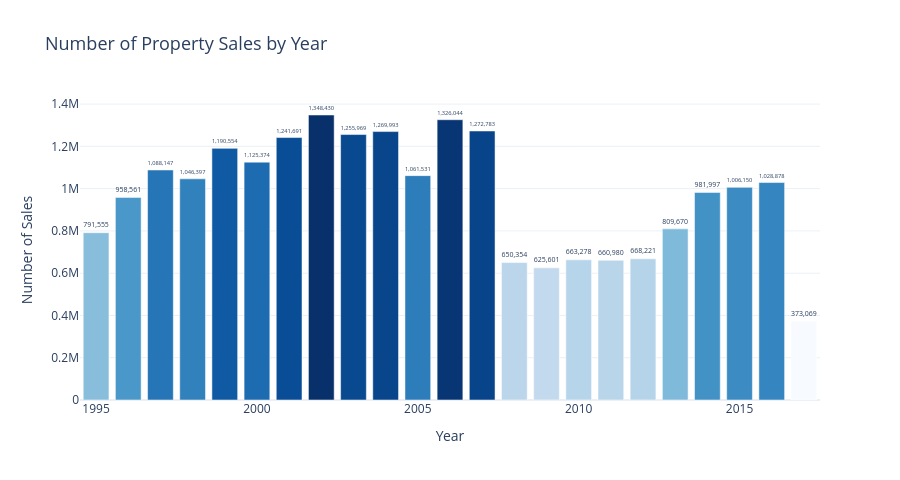

Notebook source saved alongside this figure:
### Code cell
sales_by_year = (newdf.groupby('year')
                   .size()
                   .reset_index(name='sales_count'))

fig = px.bar(
    sales_by_year,
    x='year',
    y='sales_count',
    title='Number of Property Sales by Year',
    labels={'year': 'Year', 'sales_count': 'Number of Sales'},
    color='sales_count',
    color_continuous_scale='Blues',
    text='sales_count'
)

fig.update_traces(
    texttemplate='%{text:,.0f}',
    textposition='outside',
    hovertemplate='Year: %{x}<br>Sales: %{y:,.0f}<extra></extra>'
)

fig.update_layout(
    height=480,
    template='plotly_white',
    coloraxis_showscale=False,
    title_font_size=18
)

fig.show()

### Figure 1 — Plotly figure (JSON) as saved in the notebook; plotly's stock layout.template omitted (floating-point values rounded to 4 significant figures)
{"data": [{"alignmentgroup": "True", "hovertemplate": "Year: %{x}<br>Sales: %{y:,.0f}<extra></extra>", "legendgroup": "", "marker": {"color": [791555, 958561, 1088147, 1046397, 1190554, 1125374, 1241691, 1348430, 1255969, 1269993, 1061531, 1326044, 1272783, 650354, 625601, 663278, 660980, 668221, 809670, 981997, 1006150, 1028878, 373069], "coloraxis": "coloraxis", "pattern": {"shape": ""}}, "name": "", "offsetgroup": "", "orientation": "v", "showlegend": false, "text": [791555, 958561, 1088147, 1046397, 1190554, 1125374, 1241691, 1348430, 1255969, 1269993, 1061531, 1326044, 1272783, 650354, 625601, 663278, 660980, 668221, 809670, 981997, 1006150, 1028878, 373069], "textposition": "outside", "texttemplate": "%{text:,.0f}", "type": "bar", "x": [1995, 1996, 1997, 1998, 1999, 2000, 2001, 2002, 2003, 2004, 2005, 2006, 2007, 2008, 2009, 2010, 2011, 2012, 2013, 2014, 2015, 2016, 2017], "xaxis": "x", "y": [791555, 958561, 1088147, 1046397, 1190554, 1125374, 1241691, 1348430, 1255969, 1269993, 1061531, 1326044, 1272783, 650354, 625601, 663278, 660980, 668221, 809670, 981997, 1006150, 1028878, 373069], "yaxis": "y"}], "layout": {"barmode": "relative", "coloraxis": {"colorbar": {"title": {"text": "Number of Sales"}}, "colorscale": [[0, "rgb(247,251,255)"], [0.125, "rgb(222,235,247)"], [0.25, "rgb(198,219,239)"], [0.375, "rgb(158,202,225)"], [0.5, "rgb(107,174,214)"], [0.625, "rgb(66,146,198)"], [0.75, "rgb(33,113,181)"], [0.875, "rgb(8,81,156)"], [1, "rgb(8,48,107)"]], "showscale": false}, "height": 480, "legend": {"tracegroupgap": 0}, "title": {"font": {"size": 18}, "text": "Number of Property Sales by Year"}, "xaxis": {"anchor": "y", "domain": [0, 1], "title": {"text": "Year"}}, "yaxis": {"anchor": "x", "domain": [0, 1], "title": {"text": "Number of Sales"}}}}
